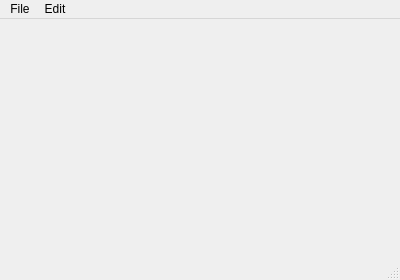
<?xml version="1.0" encoding="UTF-8"?>
<ui version="4.0">
 <class>page01</class>
 <widget class="QMainWindow" name="page01">
  <property name="geometry">
   <rect>
    <x>0</x>
    <y>0</y>
    <width>400</width>
    <height>280</height>
   </rect>
  </property>
  <property name="sizePolicy">
   <sizepolicy hsizetype="Minimum" vsizetype="Minimum">
    <horstretch>0</horstretch>
    <verstretch>0</verstretch>
   </sizepolicy>
  </property>
  <property name="minimumSize">
   <size>
    <width>400</width>
    <height>280</height>
   </size>
  </property>
  <property name="windowTitle">
   <string>3D scanner</string>
  </property>
  <widget class="QWidget" name="centralWidget">
   <layout class="QVBoxLayout" name="verticalLayout">
    <item>
     <layout class="QHBoxLayout" name="horizontalLayout" stretch="0,1,0">
      <item>
       <spacer name="horizontalSpacer">
        <property name="orientation">
         <enum>Qt::Horizontal</enum>
        </property>
        <property name="sizeHint" stdset="0">
         <size>
          <width>40</width>
          <height>20</height>
         </size>
        </property>
       </spacer>
      </item>
      <item>
       <widget class="QLabel" name="label">
        <property name="sizePolicy">
         <sizepolicy hsizetype="Minimum" vsizetype="Minimum">
          <horstretch>0</horstretch>
          <verstretch>0</verstretch>
         </sizepolicy>
        </property>
        <property name="minimumSize">
         <size>
          <width>320</width>
          <height>220</height>
         </size>
        </property>
        <property name="maximumSize">
         <size>
          <width>16777215</width>
          <height>16777215</height>
         </size>
        </property>
        <property name="text">
         <string/>
        </property>
        <property name="pixmap">
         <pixmap resource="proto01.qrc">:/proto01/Resources/3D scanner.png</pixmap>
        </property>
        <property name="scaledContents">
         <bool>true</bool>
        </property>
       </widget>
      </item>
      <item>
       <spacer name="horizontalSpacer_2">
        <property name="orientation">
         <enum>Qt::Horizontal</enum>
        </property>
        <property name="sizeHint" stdset="0">
         <size>
          <width>40</width>
          <height>20</height>
         </size>
        </property>
       </spacer>
      </item>
     </layout>
    </item>
   </layout>
  </widget>
  <widget class="QMenuBar" name="menuBar">
   <property name="geometry">
    <rect>
     <x>0</x>
     <y>0</y>
     <width>400</width>
     <height>21</height>
    </rect>
   </property>
   <widget class="QMenu" name="menuFile">
    <property name="title">
     <string>File</string>
    </property>
    <addaction name="separator"/>
    <addaction name="menu01quit"/>
   </widget>
   <widget class="QMenu" name="menuEdit">
    <property name="title">
     <string>Edit</string>
    </property>
    <addaction name="menu01viewer"/>
    <addaction name="separator"/>
    <addaction name="menu01scan"/>
   </widget>
   <addaction name="menuFile"/>
   <addaction name="menuEdit"/>
  </widget>
  <widget class="QStatusBar" name="statusBar"/>
  <action name="menu01quit">
   <property name="text">
    <string>Quit</string>
   </property>
  </action>
  <action name="menu01scan">
   <property name="text">
    <string>Scan</string>
   </property>
  </action>
  <action name="menu01viewer">
   <property name="text">
    <string>Viewer</string>
   </property>
  </action>
 </widget>
 <layoutdefault spacing="6" margin="11"/>
 <resources>
  <include location="proto01.qrc"/>
 </resources>
 <connections/>
</ui>
